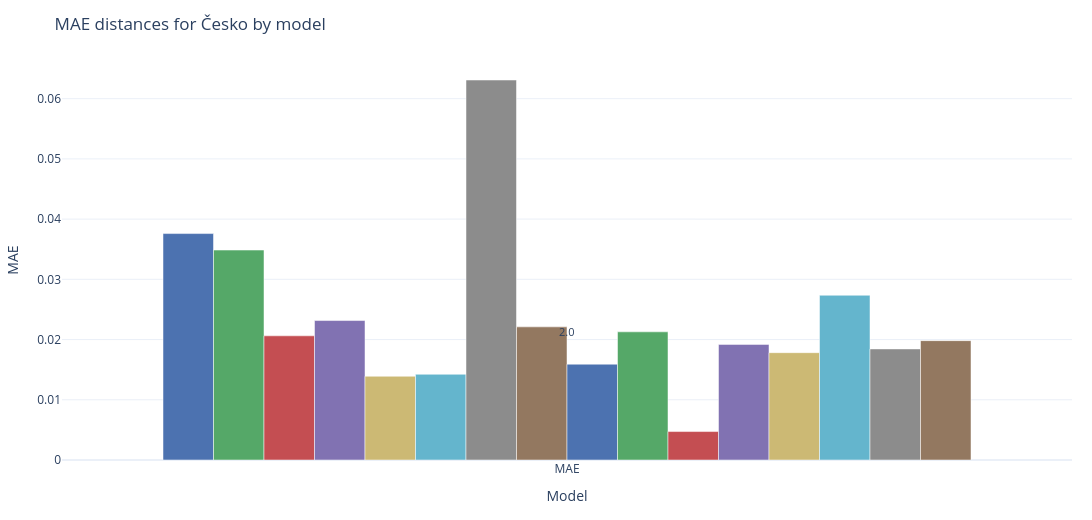

Notebook cell for this chart:
### Code cell
panel_data, election_data, voting_results_dict = load_csv_files(drop_voted_flag=True, drop_both_flag=True)
# drop all but "Česko" from election_data
election_data = election_data.loc[COUNTRY].to_frame().T

latent_prefs_dict = load_latent_prefs(drop_voted_flag=True, drop_both_flag=True)
agentury = load_agentury(drop_voted_flag=True, drop_both_flag=True).drop(columns=['url'])
# iterate over rows of agentury and add them to latent_prefs_dict as DataFrames
for agentura in agentury.index:
    ag_df = agentury.loc[agentura].to_frame().T
    # replace the index value with "Česko"
    ag_df.index = ["Česko"]
    # replace the index name with "region"
    ag_df.index.name = "region"
    latent_prefs_dict[agentura] = ag_df
plot_cesko_distances_grouped_bars(election_data,
                                        panel_data,
                                        voting_results_dict,
                                        latent_prefs_dict,
                                        distances=['MAE'],
                                        # distances=['KL Divergence', 'MAE'],
                                        figure_width=1200,
                                        )

### Figure 1 — Plotly figure (JSON) as saved in the notebook; plotly's stock layout.template omitted (floating-point values rounded to 4 significant figures)
{"data": [{"marker": {"color": "#4C72B0"}, "name": "gpt-4.1-nano", "showlegend": false, "x": ["MAE"], "y": [0.0376], "type": "bar"}, {"marker": {"color": "#55A868"}, "name": "gpt-4.1", "showlegend": false, "x": ["MAE"], "y": [0.03486], "type": "bar"}, {"marker": {"color": "#C44E52"}, "name": "gpt-4o-mini", "showlegend": false, "x": ["MAE"], "y": [0.02062], "type": "bar"}, {"marker": {"color": "#8172B2"}, "name": "gpt-4o", "showlegend": false, "x": ["MAE"], "y": [0.02316], "type": "bar"}, {"marker": {"color": "#CCB974"}, "name": "claimed", "showlegend": false, "x": ["MAE"], "y": [0.01391], "type": "bar"}, {"marker": {"color": "#64B5CD"}, "name": "gpt-4.1-nano-citizen", "showlegend": false, "x": ["MAE"], "y": [0.01423], "type": "bar"}, {"marker": {"color": "#8C8C8C"}, "name": "gpt-4.1-citizen", "showlegend": false, "x": ["MAE"], "y": [0.0631], "type": "bar"}, {"marker": {"color": "#937860"}, "name": "gpt-4o-mini-citizen", "showlegend": false, "x": ["MAE"], "y": [0.02211], "type": "bar"}, {"marker": {"color": "#4C72B0"}, "name": "gpt-4o-citizen", "showlegend": false, "x": ["MAE"], "y": [0.01591], "type": "bar"}, {"marker": {"color": "#55A868"}, "name": "gpt-4.1-nano-direct", "showlegend": false, "x": ["MAE"], "y": [0.02128], "type": "bar"}, {"marker": {"color": "#C44E52"}, "name": "gpt-4.1-direct", "showlegend": false, "x": ["MAE"], "y": [0.004723], "type": "bar"}, {"marker": {"color": "#8172B2"}, "name": "gpt-4o-mini-direct", "showlegend": false, "x": ["MAE"], "y": [0.0192], "type": "bar"}, {"marker": {"color": "#CCB974"}, "name": "gpt-4o-direct", "showlegend": false, "x": ["MAE"], "y": [0.01782], "type": "bar"}, {"marker": {"color": "#64B5CD"}, "name": "STEM", "showlegend": false, "x": ["MAE"], "y": [0.02736], "type": "bar"}, {"marker": {"color": "#8C8C8C"}, "name": "Median", "showlegend": false, "x": ["MAE"], "y": [0.01844], "type": "bar"}, {"marker": {"color": "#937860"}, "name": "Kantar CZ", "showlegend": false, "x": ["MAE"], "y": [0.01982], "type": "bar"}], "layout": {"title": {"text": "MAE distances for Česko by model"}, "margin": {"l": 60, "r": 20, "t": 60, "b": 60}, "width": 1200, "height": 520, "showlegend": false, "annotations": [{"font": {"size": 11}, "showarrow": false, "text": "2.0", "x": "MAE", "xanchor": "center", "y": 0.01982, "yanchor": "bottom"}], "xaxis": {"title": {"text": "Model"}, "tickangle": 0}, "yaxis": {"title": {"text": "MAE"}}}}
